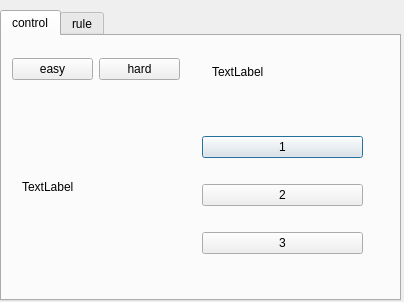
<?xml version="1.0" encoding="UTF-8"?>
<ui version="4.0">
 <class>Dialog</class>
 <widget class="QDialog" name="Dialog">
  <property name="geometry">
   <rect>
    <x>0</x>
    <y>0</y>
    <width>404</width>
    <height>302</height>
   </rect>
  </property>
  <property name="windowTitle">
   <string>21 count game</string>
  </property>
  <widget class="QTabWidget" name="tabWidget">
   <property name="geometry">
    <rect>
     <x>0</x>
     <y>10</y>
     <width>401</width>
     <height>291</height>
    </rect>
   </property>
   <property name="currentIndex">
    <number>0</number>
   </property>
   <widget class="QWidget" name="tab">
    <attribute name="title">
     <string>control</string>
    </attribute>
    <widget class="QLabel" name="label">
     <property name="geometry">
      <rect>
       <x>20</x>
       <y>130</y>
       <width>151</width>
       <height>41</height>
      </rect>
     </property>
     <property name="text">
      <string>TextLabel</string>
     </property>
    </widget>
    <widget class="QWidget" name="">
     <property name="geometry">
      <rect>
       <x>200</x>
       <y>80</y>
       <width>161</width>
       <height>161</height>
      </rect>
     </property>
     <layout class="QVBoxLayout" name="verticalLayout">
      <item>
       <widget class="QPushButton" name="pushButton">
        <property name="text">
         <string>1</string>
        </property>
       </widget>
      </item>
      <item>
       <widget class="QPushButton" name="pushButton_2">
        <property name="text">
         <string>2</string>
        </property>
       </widget>
      </item>
      <item>
       <widget class="QPushButton" name="pushButton_3">
        <property name="text">
         <string>3</string>
        </property>
       </widget>
      </item>
     </layout>
    </widget>
    <widget class="QLabel" name="label_2">
     <property name="geometry">
      <rect>
       <x>210</x>
       <y>20</y>
       <width>121</width>
       <height>31</height>
      </rect>
     </property>
     <property name="text">
      <string>TextLabel</string>
     </property>
    </widget>
    <widget class="QWidget" name="">
     <property name="geometry">
      <rect>
       <x>10</x>
       <y>20</y>
       <width>168</width>
       <height>27</height>
      </rect>
     </property>
     <layout class="QHBoxLayout" name="horizontalLayout">
      <item>
       <widget class="QPushButton" name="pushButton_4">
        <property name="text">
         <string>easy</string>
        </property>
       </widget>
      </item>
      <item>
       <widget class="QPushButton" name="pushButton_5">
        <property name="text">
         <string>hard</string>
        </property>
       </widget>
      </item>
     </layout>
    </widget>
   </widget>
   <widget class="QWidget" name="tab_2">
    <attribute name="title">
     <string>rule</string>
    </attribute>
    <widget class="QLabel" name="label_3">
     <property name="geometry">
      <rect>
       <x>10</x>
       <y>10</y>
       <width>371</width>
       <height>231</height>
      </rect>
     </property>
     <property name="text">
      <string>TextLabel</string>
     </property>
    </widget>
   </widget>
  </widget>
 </widget>
 <resources/>
 <connections>
  <connection>
   <sender>pushButton_4</sender>
   <signal>clicked()</signal>
   <receiver>Dialog</receiver>
   <slot>slot1()</slot>
   <hints>
    <hint type="sourcelabel">
     <x>45</x>
     <y>29</y>
    </hint>
    <hint type="destinationlabel">
     <x>73</x>
     <y>60</y>
    </hint>
   </hints>
  </connection>
  <connection>
   <sender>pushButton_5</sender>
   <signal>clicked()</signal>
   <receiver>Dialog</receiver>
   <slot>slot2()</slot>
   <hints>
    <hint type="sourcelabel">
     <x>140</x>
     <y>29</y>
    </hint>
    <hint type="destinationlabel">
     <x>176</x>
     <y>70</y>
    </hint>
   </hints>
  </connection>
  <connection>
   <sender>pushButton</sender>
   <signal>clicked()</signal>
   <receiver>Dialog</receiver>
   <slot>plus1()</slot>
   <hints>
    <hint type="sourcelabel">
     <x>274</x>
     <y>116</y>
    </hint>
    <hint type="destinationlabel">
     <x>374</x>
     <y>146</y>
    </hint>
   </hints>
  </connection>
  <connection>
   <sender>pushButton_2</sender>
   <signal>clicked()</signal>
   <receiver>Dialog</receiver>
   <slot>plus2()</slot>
   <hints>
    <hint type="sourcelabel">
     <x>267</x>
     <y>173</y>
    </hint>
    <hint type="destinationlabel">
     <x>385</x>
     <y>200</y>
    </hint>
   </hints>
  </connection>
  <connection>
   <sender>pushButton_3</sender>
   <signal>clicked()</signal>
   <receiver>Dialog</receiver>
   <slot>plus3()</slot>
   <hints>
    <hint type="sourcelabel">
     <x>273</x>
     <y>235</y>
    </hint>
    <hint type="destinationlabel">
     <x>391</x>
     <y>264</y>
    </hint>
   </hints>
  </connection>
 </connections>
 <slots>
  <slot>slot1()</slot>
  <slot>slot2()</slot>
  <slot>plus1()</slot>
  <slot>plus2()</slot>
  <slot>plus3()</slot>
 </slots>
</ui>
